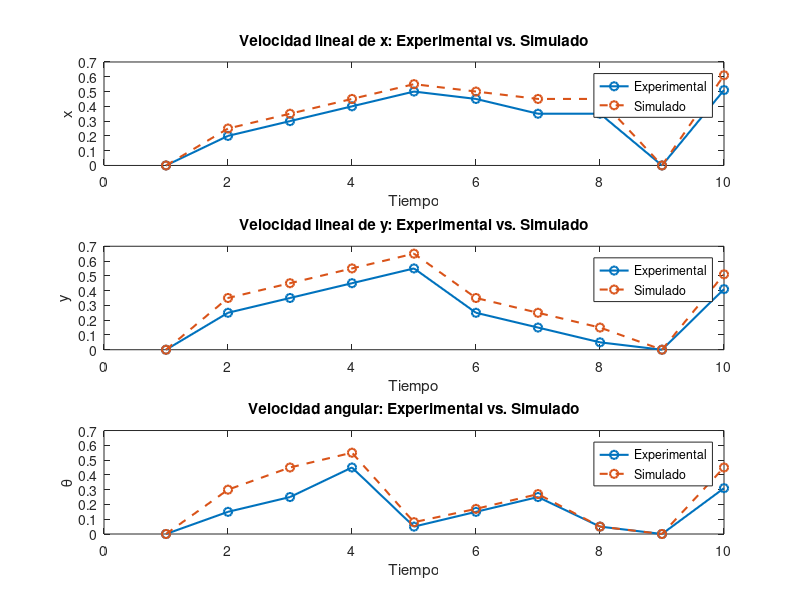

MATLAB code for this plot:
% Crear datos experimentales (sustituye estos valores con tus datos reales)
tiempo = 1:10;
x_exp = [0,0.2 ,0.3, 0.4, 0.5, 0.45, 0.35, 0.35, 0, 0.51];
y_exp = [0,0.25 ,0.35, 0.45, 0.55, 0.25, 0.15, 0.05, 0, 0.41];
theta_exp = [0,0.15 ,0.25, 0.45, 0.05, 0.15, 0.25, 0.05, 0, 0.31];
 
% Crear datos simulados (sustituye estos valores con tus datos simulados)
x_sim = [0,0.25 ,0.35, 0.45, 0.55, 0.50, 0.45, 0.45 0, 0.61];
y_sim = [0,0.35 ,0.45, 0.55, 0.65, 0.35, 0.25, 0.15, 0, 0.51];
theta_sim = [0,0.30 ,0.45, 0.55, 0.08, 0.17, 0.27, 0.05, 0, 0.45];
 
% Crear la figura con subplots
figure;
 
% Subplot para la variable x
subplot(3, 1, 1);
plot(tiempo, x_exp, '-o', 'LineWidth', 1.5, 'MarkerSize', 6, 'DisplayName', 'Experimental');
hold on;
plot(tiempo, x_sim, '--o', 'LineWidth', 1.5, 'MarkerSize', 6, 'DisplayName', 'Simulado');
xlabel('Tiempo');
ylabel('x');
legend('Location', 'Best');
title('Velocidad lineal de x: Experimental vs. Simulado');
 
% Subplot para la variable y
subplot(3, 1, 2);
plot(tiempo, y_exp, '-o', 'LineWidth', 1.5, 'MarkerSize', 6, 'DisplayName', 'Experimental');
hold on;
plot(tiempo, y_sim, '--o', 'LineWidth', 1.5, 'MarkerSize', 6, 'DisplayName', 'Simulado');
xlabel('Tiempo');
ylabel('y');
legend('Location', 'Best');
title('Velocidad lineal de y: Experimental vs. Simulado');
 
% Subplot para la variable theta
subplot(3, 1, 3);
plot(tiempo, theta_exp, '-o', 'LineWidth', 1.5, 'MarkerSize', 6, 'DisplayName', 'Experimental');
hold on;
plot(tiempo, theta_sim, '--o', 'LineWidth', 1.5, 'MarkerSize', 6, 'DisplayName', 'Simulado');
xlabel('Tiempo');
ylabel('\theta');
legend('Location', 'Best');
title('Velocidad angular: Experimental vs. Simulado');

